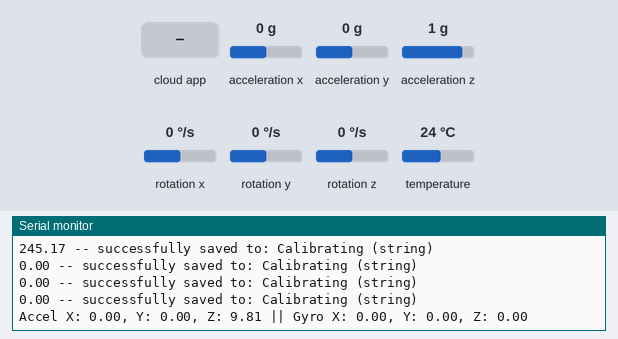
Bench run of a sketch on a simulated ESP32. On the bench: the last lines printed to the serial monitor. Inputs (shaded band) come from the test bench; at power-on: acceleration x 0 g, acceleration y 0 g, acceleration z 1 g, rotation x 0 °/s, rotation y 0 °/s, rotation z 0 °/s, temperature 24 °C. WiFi joins after 1.5 s; servers stay silent unless stated; the Firebase database answers and starts empty.

Above: at 2.7 s.
2.8 s: the phone or cloud app sets Calibrating to 1
4.5 s: acceleration x set to -1.4 g
At 4.66 s:
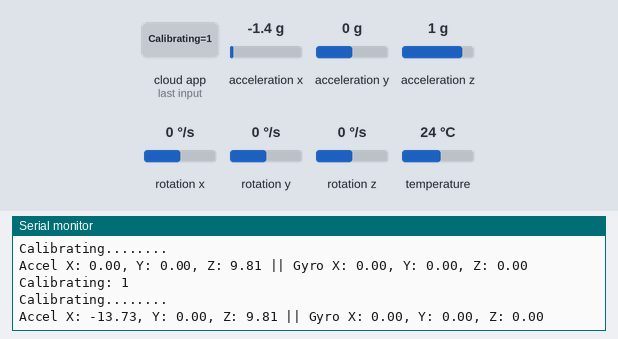
6.0 s: acceleration y set to -1.4 g
At 6.32 s:
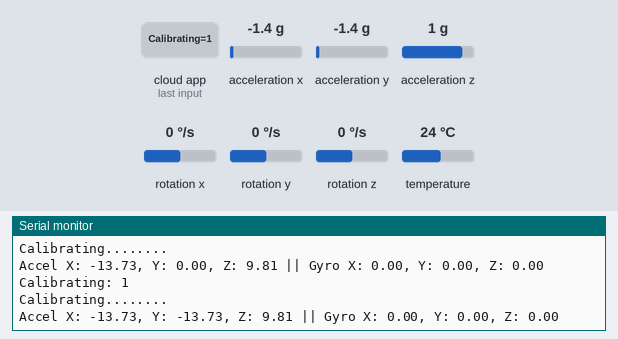
7.5 s: acceleration z set to -1.4 g
At 7.79 s:
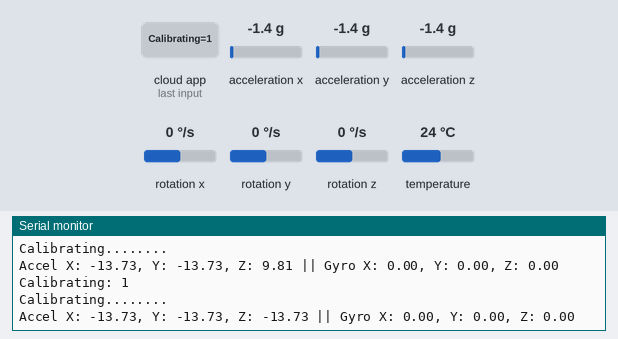
9.0 s: the phone or cloud app sets Calibrating to 0
At 9.22 s:
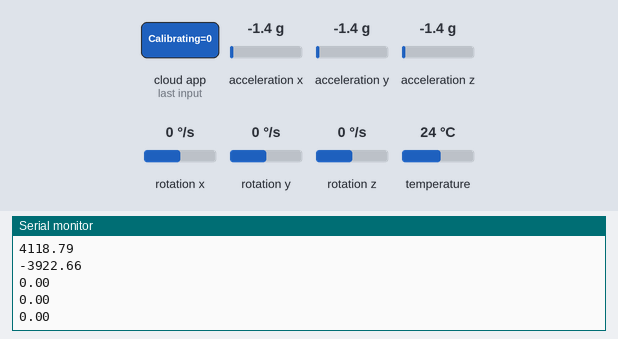
10.5 s: rotation x set to -192 °/s
At 10.64 s:
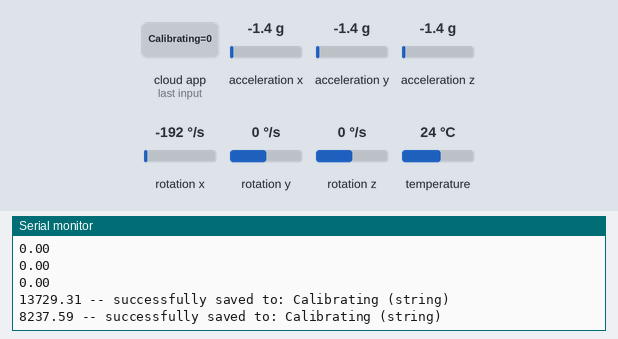
Timing chart, 0 to 13.0 s (numbered marks = the images above; inputs shaded):
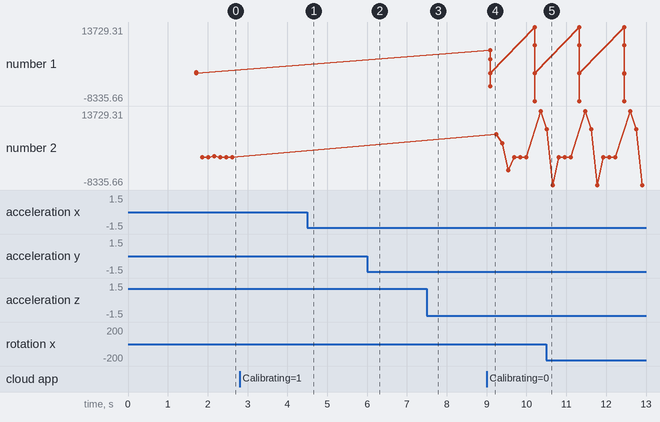

The sketch:

MARS.ino
```cpp
// (c) Michael Schoeffler 2017, http://www.mschoeffler.de

//#include "Wire.h" // This library allows you to communicate with I2C devices.
#include <Adafruit_MPU6050.h>
#include <WiFi.h> // Library connect esp32 to WiFi
#include <FirebaseESP32.h> // Library to work with firebase (FirebaseESP32 Client by Mobizt)
#include "addons/TokenHelper.h" // Addon to provide token generation process info
#include "addons/RTDBHelper.h" // Addon to provide RTDB (Real Time Database) info

Adafruit_MPU6050 mpu1;

const char* WIFI_SSID = "SUTD_Guest";
const char* WIFI_PASSWORD = "";

// Firebase project credentials
#define DB_URL "https://wth-supperhack-default-rtdb.asia-southeast1.firebasedatabase.app/"  // Replace with your Firebase Database URL
#define API_KEY "AIzaSyDP4Ih3FO4GrQxxlPqgFGnHJNS3sYZE4Vc" // Replace with your Firebase API Key or Database Secret

// Firebase and WiFi objects
FirebaseData firebaseData;
FirebaseAuth auth;
FirebaseConfig config;

unsigned long sendDataPrevMillis = 0;
bool signupOK = false;
int x = 0;


#define ACCEL_X 0
#define ACCEL_Y 1
#define ACCEL_Z 2
#define GYRO_X 3
#define GYRO_Y 4
#define GYRO_Z 5

/*
#define ACCEL_Z 0
#define GYRO_Y 1
#define GYRO_Z 2
*/
float a_cal[6] = {0,0,0,0,0,0};
float a_num[6] = {0,0,0,0,0,0};
float a[6] = {0,0,0,0,0,0};
float a0[6] = {0,0,0,0,0,0};
float dv[6] = {0,0,0,0,0,0};
/*float v[3] = {0, 0, 0};
float v0[3] = {0, 0, 0};
float s[3] = {0, 0, 0};
float s0[3] = {0, 0, 0};*/

int calibrating_millis = 0;
const int calibration_time = 3000;

void setup() {
  Serial.begin(9600);

  // Connecting to WIFI
  Serial.print("Connecting to WiFi");
  WiFi.begin(WIFI_SSID, WIFI_PASSWORD);
  while (WiFi.status() != WL_CONNECTED) {
    delay(500);
    Serial.print(".");
  }
  Serial.println("\nConnected to WiFi!");

  // Initialize Firebase
  config.api_key = API_KEY;
  config.database_url = DB_URL;
  if (Firebase.signUp(&config, &auth, "", "")){
    Serial.println("Sign Up OK");
    signupOK = true;
  }
  else {
    Serial.println(config.signer.signupError.message.c_str());
  }

  config.token_status_callback = tokenStatusCallback;
  Firebase.begin(&config, &auth);
  Firebase.reconnectWiFi(true);

  // Initialize the Accelerometer
  if (!mpu1.begin()) {
    Serial.println("Could not find MPU6050 at 0x68!");
  }

  // Configure the sensor
  mpu1.setAccelerometerRange(MPU6050_RANGE_2_G);
  mpu1.setGyroRange(MPU6050_RANGE_250_DEG);
  mpu1.setFilterBandwidth(MPU6050_BAND_21_HZ);
  Serial.println("MPU6050 Initialized!");
}

void loop() {
  sensors_event_t accel, gyro, temper;

  // Get sensor readings
  mpu1.getEvent(&accel, &gyro, &temper);

  // Print accelerometer data
  Serial.print("Accel X: "); Serial.print(accel.acceleration.x); Serial.print(", ");
  Serial.print("Y: "); Serial.print(accel.acceleration.y); Serial.print(", ");
  Serial.print("Z: "); Serial.print(accel.acceleration.z);
  Serial.print(" || Gyro X: "); Serial.print(gyro.acceleration.x); Serial.print(", ");
  Serial.print("Y: "); Serial.print(gyro.acceleration.y); Serial.print(", ");
  Serial.print("Z: "); Serial.println(gyro.acceleration.z);

  int delay_millis = 50;

  // Write data to Firebase
  if (Firebase.ready() && signupOK && (millis() - sendDataPrevMillis > delay_millis || sendDataPrevMillis == 0)) {
    sendDataPrevMillis = millis();

    if (Firebase.getString(firebaseData, "Calibrating")) {
      Serial.print("Calibrating: ");
      Serial.println(firebaseData.stringData());
      if (firebaseData.boolData() == true) {
        Serial.println("Calibrating........ ");

        for (int i = 0; i < 6; i += 1)
        {
          a_num[i] += 1;
        }
        a_cal[ACCEL_X] += accel.acceleration.x;
        a_cal[ACCEL_Y] += accel.acceleration.y;
        a_cal[ACCEL_Z] += accel.acceleration.z;
        a_cal[GYRO_X] += gyro.acceleration.x;
        a_cal[GYRO_Y] += gyro.acceleration.y;
        a_cal[GYRO_Z] += gyro.acceleration.z;

        calibrating_millis += delay_millis;
        delay(delay_millis);
        if (calibrating_millis >= calibration_time) {
          calibrating_millis = 0;
          for (int i = 0; i < 6; i += 1) // Set A0, V0, S0 to values of previous iteration
          {
            a_cal[i] = a_cal[i] / float(a_num[i]);
            a_num[i] = 0;
            a[i] = 0;
            a0[i] = 0;
            dv[i] = 0;
            //v[i] = 0;
            //v0[i] = 0;
            //s[i] = 0;
            //s0[i] = 0;
          }

          if (Firebase.setBool(firebaseData, "Calibrating", false)) {
            Serial.println(); Serial.print(false);
            Serial.print(" -- successfully saved to: " + firebaseData.dataPath());
            Serial.println(" (" + firebaseData.dataType() + ")");
          }
          else {
            Serial.println("FAILED: " + firebaseData.errorReason());
          }
        }
        return;
      }
      else {
        calibrating_millis = 0;
      }
    }
    else {
      Serial.print("Failed to read value: ");
      Serial.println(firebaseData.errorReason());
    }

    for (int i = 0; i < 6; i += 1) // Set A0, V0, S0 to values of previous iteration
    {
      a0[i] = a[i];
      /*v0[i] = v[i];
      s0[i] = s[i];*/
    }

    // Set new acceleration values
    a[ACCEL_X] = accel.acceleration.x- a_cal[ACCEL_X];
    a[ACCEL_Y] = accel.acceleration.y- a_cal[ACCEL_Y];
    a[ACCEL_Z] = accel.acceleration.z - a_cal[ACCEL_Z];
    a[GYRO_X] = gyro.acceleration.x- a_cal[GYRO_X];
    a[GYRO_Y] = gyro.acceleration.y - a_cal[GYRO_Y];
    a[GYRO_Z] = gyro.acceleration.z - a_cal[GYRO_Z];

    for (int i = 0; i < 6; i += 1) // Set S & V values for current iteration
    {
      find_dv(delay_millis, a[i], a0[i], dv[i]);
    }

    if (Firebase.setFloat(firebaseData, "deltaV/dv_x", dv[ACCEL_X])) {
      Serial.println(); Serial.print(dv[ACCEL_X]);
      Serial.print(" -- successfully saved to: " + firebaseData.dataPath());
      Serial.println(" (" + firebaseData.dataType() + ")");
    }
    else {
      Serial.println("FAILED: " + firebaseData.errorReason());
    }

    if (Firebase.setFloat(firebaseData, "deltaV/dv_y", dv[ACCEL_Y])) {
      Serial.println(); Serial.print(dv[ACCEL_Y]);
      Serial.print(" -- successfully saved to: " + firebaseData.dataPath());
      Serial.println(" (" + firebaseData.dataType() + ")");
    }
    else {
      Serial.println("FAILED: " + firebaseData.errorReason());
    }

    if (Firebase.setFloat(firebaseData, "deltaV/dv_z", dv[ACCEL_Z])) {
      Serial.println(); Serial.print(dv[ACCEL_Z]);
      Serial.print(" -- successfully saved to: " + firebaseData.dataPath());
      Serial.println(" (" + firebaseData.dataType() + ")");
    }
    else {
      Serial.println("FAILED: " + firebaseData.errorReason());
    }

    if (Firebase.setFloat(firebaseData, "deltaV/dw_x", dv[GYRO_X])) {
      Serial.println(); Serial.print(dv[GYRO_X]);
      Serial.print(" -- successfully saved to: " + firebaseData.dataPath());
      Serial.println(" (" + firebaseData.dataType() + ")");
    }
    else {
      Serial.println("FAILED: " + firebaseData.errorReason());
    }

    if (Firebase.setFloat(firebaseData, "deltaV/dw_y", dv[GYRO_Y])) {
      Serial.println(); Serial.print(dv[GYRO_Y]);
      Serial.print(" -- successfully saved to: " + firebaseData.dataPath());
      Serial.println(" (" + firebaseData.dataType() + ")");
    }
    else {
      Serial.println("FAILED: " + firebaseData.errorReason());
    }

    if (Firebase.setFloat(firebaseData, "deltaV/dw_z", dv[GYRO_Z])) {
      Serial.println(); Serial.print(dv[GYRO_Z]);
      Serial.print(" -- successfully saved to: " + firebaseData.dataPath());
      Serial.println(" (" + firebaseData.dataType() + ")");
    }
    else {
      Serial.println("FAILED: " + firebaseData.errorReason());
    }

  }
  delay(delay_millis);  // Delay for readability
}

void find_dv(const int& deltaT, const float& a, const float& a0, float& dv)
{
  dv = (1.0/2.0) * (a + a0) * deltaT;
  Serial.println(dv);
  return;
}
```

Measured:
- after the input at 4.5 s, the serial monitor: prints a new line at once (image 1)
- after the input at 6.0 s, the serial monitor: prints a new line after 0.19 s (image 2)
- after the input at 7.5 s, the serial monitor: prints a new line after 0.16 s (image 3)
- after the input at 9.0 s, the serial monitor: prints a new line after 0.09 s (image 4)
- plotted number 2: 0 → 13729.31 after the input at 9.0 s
